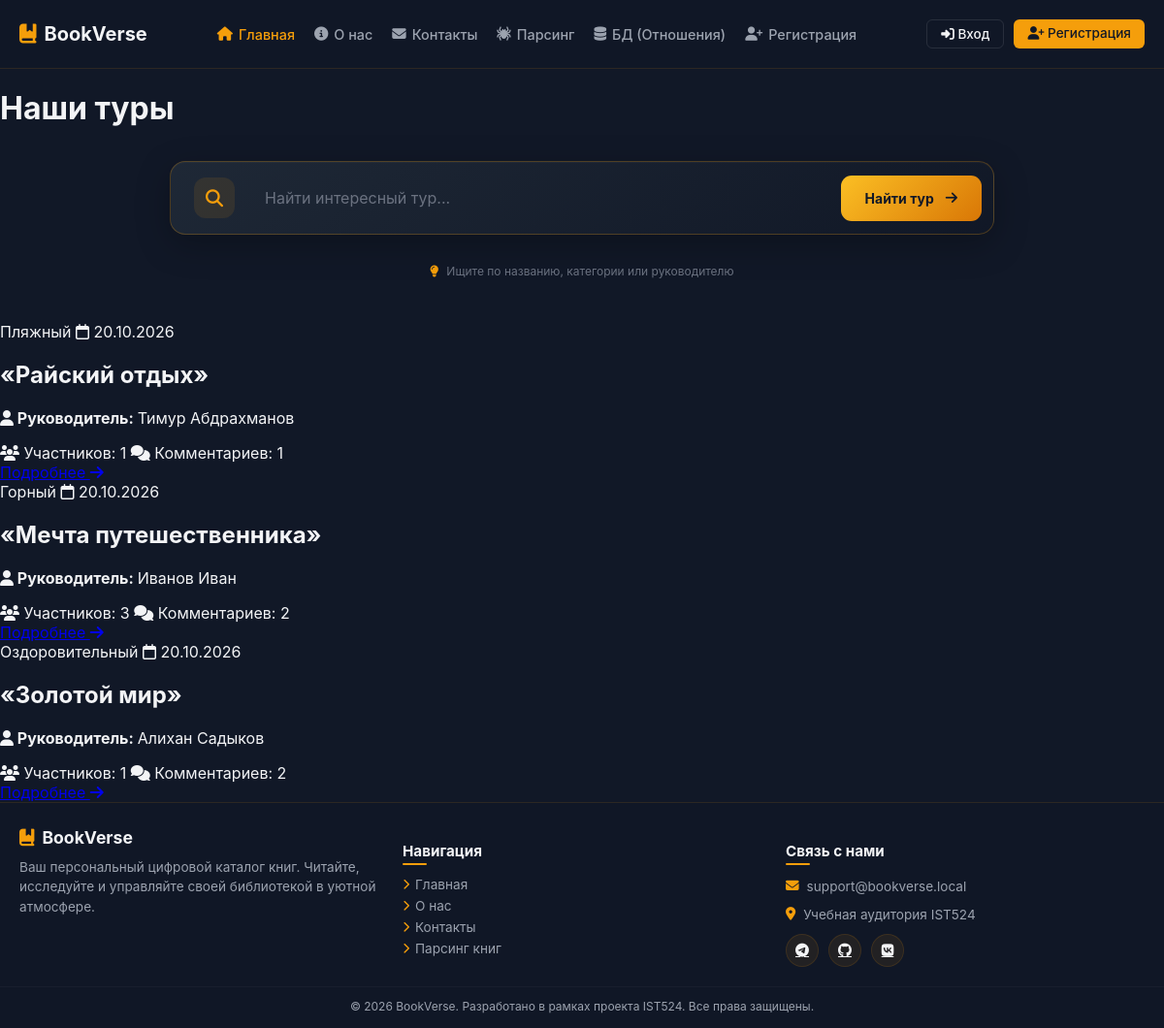
The app's page /tour_list/ with its own data.
### tour/models.py (models this page shows, shortened)
class Tour(models.Model):
    title = models.CharField(max_length=100)
    category = models.ForeignKey(
        Category,
        on_delete=models.SET_NULL,
        null=True,
        blank=True,
        related_name='tours'
    )
    leader = models.CharField(
        max_length=100,
        default='Иванов Иван'
    )
    register_date = models.DateField(auto_now_add=True)

class Category(models.Model):
    name = models.CharField(max_length=100, default='Горный')
    def __str__(self):
        return self.name

### tour/views.py (the view)
# urls.py: path('tour_list/', views.tour_list_view, name='tour_list'),
def tour_list_view(request):
    search_query = request.GET.get('search', '').strip()
    tour_list = Tour.objects.all().order_by('-id')
    if search_query:
        tour_list = tour_list.filter(
            Q(title__icontains=search_query) |
            Q(category__name__icontains=search_query) |
            Q(leader__icontains=search_query)
        )
    return render(request, 'tour_list.html', {
        'tour_list': tour_list,
        'search_query': search_query
    })

### templates/tour_list.html (shortened to what this page needs)
{% load static %}
{% include 'layouts/header.html' %}
<link rel="stylesheet" href="{% static 'css/tour.css' %}">
<div class="container">
    <h1 class="page-title">Наши туры</h1>
    <div class="tour-search-wrapper">
        <form method="GET" action="" class="tour-search">
            <div class="search-icon">
                <i class="fa-solid fa-magnifying-glass"></i>
            </div>
            <input
                type="text"
                name="search"
                placeholder="Найти интересный тур..."
                value="{{ search_query }}"
                autocomplete="off"
            >
            <button type="submit">
                Найти тур
                <i class="fa-solid fa-arrow-right"></i>
            </button>
        </form>
        <p class="search-hint">
            <i class="fa-solid fa-lightbulb"></i>
            Ищите по названию, категории или руководителю
        </p>
    </div>
    <div class="tour-list">
        {% for i in tour_list %}
        <div class="tour-card">
            <div class="tour-card-header">
                <span class="tour-category">
                    {{ i.category|default:"Без категории" }}
                </span>
                <span class="tour-date">
                    <i class="fa-regular fa-calendar"></i>
                    {{ i.register_date|date:"d.m.Y" }}
                </span>
            </div>
            <h2 class="tour-title">
                {{ i.title }}
            </h2>
            <p class="tour-leader">
                <strong>
                    <i class="fa-solid fa-user"></i>
                    Руководитель:
                </strong>
                {{ i.leader }}
            </p>
            <div class="tour-stats">
                <span>
                    <i class="fa-solid fa-users"></i>
                    Участников: {{ i.participants.count }}
                </span>
                <span>
                    <i class="fa-solid fa-comments"></i>
                    Комментариев: {{ i.comments.count }}
                </span>
            </div>
            <a
                href="{% url 'tour_detail' i.id %}"
                class="tour-button"
            >
                <i class="fa-solid fa-arrow-right"></i>
            </a>
        </div>
        {% endfor %}
    </div>
</div>
{% include 'layouts/footer.html' %}

### static/css/header_and_footer.css (style rules this page uses)
:root { --bg-main: #111827; --bg-header-footer: rgba(17, 24, 39, 0.9); --card-bg: rgba(31, 41, 55, 0.75); --card-border: rgba(245, 158, 11, 0.12); --accent-color: #f59e0b; --text-light: #f3f4f6; --text-muted: #9ca3af; --transition-speed: 0.3s ease; }
body { background-color: var(--bg-main); color: var(--text-light); font-family: 'Inter', 'Segoe UI', system-ui, sans-serif; margin: 0; display: flex; flex-direction: column; min-height: 100vh; }

### static/css/tour.css (style rules this page uses)
.tour-search { display: flex; align-items: center; gap: 10px; margin: 25px 0 30px; flex-wrap: wrap; }
.tour-search input { flex: 1; min-width: 200px; padding: 13px 16px; border: 1px solid rgba(245, 158, 11, 0.2); border-radius: 6px; outline: none; background: rgba(31, 41, 55, 0.9); color: #f3f4f6; font-size: 14px; transition: 0.3s; }
.tour-search input::placeholder { color: #9ca3af; }
.tour-search button { padding: 13px 22px; border: none; border-radius: 6px; background: #f59e0b; color: #111827; font-weight: 600; cursor: pointer; transition: 0.3s; }
.tour-search-wrapper { width: 100%; max-width: 850px; margin: 35px auto 45px; }
.tour-search { position: relative; display: flex; align-items: center; gap: 15px; width: 100%; min-height: 76px; padding: 10px 12px 10px 24px; box-sizing: border-box; background: linear-gradient( 145deg, rgba(31, 41, 55, 0.98), rgba(17, 24, 39, 0.98) ); border: 1px solid rgba(245, 158, 11, 0.25); border-radius: 16px; box-shadow: 0 10px 35px rgba(0, 0, 0, 0.25), inset 0 1px 0 rgba(255, 255, 255, 0.03); transition: all 0.35s ease; }
.search-icon { display: flex; align-items: center; justify-content: center; width: 42px; height: 42px; flex-shrink: 0; background: rgba(245, 158, 11, 0.1); border-radius: 12px; color: #f59e0b; font-size: 18px; }
.tour-search input { flex: 1; width: 100%; min-width: 0; border: none; outline: none; background: transparent; color: #f3f4f6; font-family: inherit; font-size: 16px; font-weight: 400; }
.tour-search input::placeholder { color: #6b7280; transition: 0.3s; }
.tour-search button { display: flex; align-items: center; justify-content: center; gap: 12px; padding: 15px 25px; border: none; border-radius: 11px; background: linear-gradient( 135deg, #fbbf24, #d97706 ); color: #111827; font-family: inherit; font-size: 14px; font-weight: 700; cursor: pointer; white-space: nowrap; transition: all 0.3s ease; }
.search-hint { display: flex; align-items: center; justify-content: center; gap: 8px; margin: 13px 0 0; color: #6b7280; font-size: 12px; }
.search-hint i { color: #f59e0b; }

### records on screen
Tour: category "Пляжный", register_date "20.10.2026", title "«Райский отдых»", leader "Тимур Абдрахманов", participants.count "1", comments.count "1"
Tour: category "Горный", register_date "20.10.2026", title "«Мечта путешественника»", leader "Иванов Иван", participants.count "3", comments.count "2"
Tour: category "Оздоровительный", register_date "20.10.2026", title "«Золотой мир»", leader "Алихан Садыков", participants.count "1", comments.count "2"
